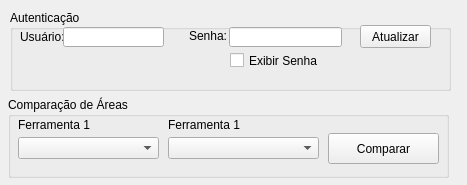
<?xml version="1.0" encoding="UTF-8"?>
<ui version="4.0">
 <class>Form</class>
 <widget class="QWidget" name="Form">
  <property name="geometry">
   <rect>
    <x>0</x>
    <y>0</y>
    <width>467</width>
    <height>185</height>
   </rect>
  </property>
  <property name="windowTitle">
   <string>Form</string>
  </property>
  <widget class="QGroupBox" name="groupBox">
   <property name="geometry">
    <rect>
     <x>10</x>
     <y>10</y>
     <width>441</width>
     <height>81</height>
    </rect>
   </property>
   <property name="title">
    <string>Autenticação</string>
   </property>
   <widget class="QLabel" name="label_4">
    <property name="geometry">
     <rect>
      <x>179</x>
      <y>19</y>
      <width>40</width>
      <height>13</height>
     </rect>
    </property>
    <property name="text">
     <string>Senha:</string>
    </property>
   </widget>
   <widget class="QPushButton" name="Btn_Atualizar">
    <property name="geometry">
     <rect>
      <x>350</x>
      <y>15</y>
      <width>71</width>
      <height>23</height>
     </rect>
    </property>
    <property name="text">
     <string>Atualizar</string>
    </property>
   </widget>
   <widget class="QLabel" name="label_3">
    <property name="geometry">
     <rect>
      <x>10</x>
      <y>20</y>
      <width>47</width>
      <height>13</height>
     </rect>
    </property>
    <property name="text">
     <string>Usuário:</string>
    </property>
   </widget>
   <widget class="QLineEdit" name="TxtSenha">
    <property name="geometry">
     <rect>
      <x>219</x>
      <y>17</y>
      <width>113</width>
      <height>20</height>
     </rect>
    </property>
   </widget>
   <widget class="QLineEdit" name="TxtUsuario">
    <property name="geometry">
     <rect>
      <x>53</x>
      <y>17</y>
      <width>101</width>
      <height>20</height>
     </rect>
    </property>
   </widget>
   <widget class="QCheckBox" name="chkSenha">
    <property name="geometry">
     <rect>
      <x>220</x>
      <y>40</y>
      <width>111</width>
      <height>21</height>
     </rect>
    </property>
    <property name="text">
     <string>Exibir Senha</string>
    </property>
   </widget>
  </widget>
  <widget class="QGroupBox" name="groupBox_2">
   <property name="geometry">
    <rect>
     <x>8</x>
     <y>97</y>
     <width>441</width>
     <height>81</height>
    </rect>
   </property>
   <property name="title">
    <string>Comparação de Áreas</string>
   </property>
   <widget class="QToolButton" name="Btn_Comparar">
    <property name="geometry">
     <rect>
      <x>320</x>
      <y>36</y>
      <width>111</width>
      <height>31</height>
     </rect>
    </property>
    <property name="minimumSize">
     <size>
      <width>111</width>
      <height>0</height>
     </size>
    </property>
    <property name="text">
     <string>Comparar</string>
    </property>
   </widget>
   <widget class="QComboBox" name="Cbo_Ferramenta_1">
    <property name="geometry">
     <rect>
      <x>10</x>
      <y>40</y>
      <width>141</width>
      <height>22</height>
     </rect>
    </property>
   </widget>
   <widget class="QLabel" name="label_2">
    <property name="geometry">
     <rect>
      <x>160</x>
      <y>20</y>
      <width>131</width>
      <height>16</height>
     </rect>
    </property>
    <property name="text">
     <string>Ferramenta 1</string>
    </property>
   </widget>
   <widget class="QLabel" name="label">
    <property name="geometry">
     <rect>
      <x>10</x>
      <y>20</y>
      <width>131</width>
      <height>16</height>
     </rect>
    </property>
    <property name="text">
     <string>Ferramenta 1</string>
    </property>
   </widget>
   <widget class="QComboBox" name="Cbo_Ferramenta_2">
    <property name="geometry">
     <rect>
      <x>160</x>
      <y>40</y>
      <width>151</width>
      <height>22</height>
     </rect>
    </property>
   </widget>
  </widget>
 </widget>
 <tabstops>
  <tabstop>TxtUsuario</tabstop>
  <tabstop>TxtSenha</tabstop>
  <tabstop>chkSenha</tabstop>
  <tabstop>Btn_Atualizar</tabstop>
  <tabstop>Cbo_Ferramenta_1</tabstop>
  <tabstop>Cbo_Ferramenta_2</tabstop>
  <tabstop>Btn_Comparar</tabstop>
 </tabstops>
 <resources/>
 <connections/>
</ui>
